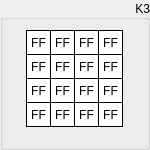
  <widget class="QGroupBox" name="groupK3">
   <property name="geometry">
    <rect>
     <x>470</x>
     <y>0</y>
     <width>150</width>
     <height>150</height>
    </rect>
   </property>
   <property name="sizePolicy">
    <sizepolicy hsizetype="Fixed" vsizetype="Fixed">
     <horstretch>0</horstretch>
     <verstretch>0</verstretch>
    </sizepolicy>
   </property>
   <property name="styleSheet">
    <string notr="true"/>
   </property>
   <property name="title">
    <string>K3</string>
   </property>
   <property name="alignment">
    <set>Qt::AlignRight|Qt::AlignTrailing|Qt::AlignVCenter</set>
   </property>
   <widget class="QLabel" name="k3byte15">
    <property name="enabled">
     <bool>true</bool>
    </property>
    <property name="geometry">
     <rect>
      <x>98</x>
      <y>102</y>
      <width>25</width>
      <height>25</height>
     </rect>
    </property>
    <property name="sizePolicy">
     <sizepolicy hsizetype="Fixed" vsizetype="Fixed">
      <horstretch>0</horstretch>
      <verstretch>0</verstretch>
     </sizepolicy>
    </property>
    <property name="font">
     <font>
      <kerning>true</kerning>
     </font>
    </property>
    <property name="layoutDirection">
     <enum>Qt::LeftToRight</enum>
    </property>
    <property name="styleSheet">
     <string notr="true">QLabel {
	 border-width: 1px;
     border-style: solid;
     border-color: black; 
     background-color: white;
}</string>
    </property>
    <property name="text">
     <string>FF</string>
    </property>
    <property name="alignment">
     <set>Qt::AlignCenter</set>
    </property>
   </widget>
   <widget class="QLabel" name="k3byte13">
    <property name="enabled">
     <bool>true</bool>
    </property>
    <property name="geometry">
     <rect>
      <x>98</x>
      <y>54</y>
      <width>25</width>
      <height>25</height>
     </rect>
    </property>
    <property name="sizePolicy">
     <sizepolicy hsizetype="Fixed" vsizetype="Fixed">
      <horstretch>0</horstretch>
      <verstretch>0</verstretch>
     </sizepolicy>
    </property>
    <property name="font">
     <font>
      <kerning>true</kerning>
     </font>
    </property>
    <property name="layoutDirection">
     <enum>Qt::LeftToRight</enum>
    </property>
    <property name="styleSheet">
     <string notr="true">QLabel {
	 border-width: 1px;
     border-style: solid;
     border-color: black; 
     background-color: white;
}</string>
    </property>
    <property name="text">
     <string>FF</string>
    </property>
    <property name="alignment">
     <set>Qt::AlignCenter</set>
    </property>
   </widget>
   <widget class="QLabel" name="k3byte14">
    <property name="enabled">
     <bool>true</bool>
    </property>
    <property name="geometry">
     <rect>
      <x>98</x>
      <y>78</y>
      <width>25</width>
      <height>25</height>
     </rect>
    </property>
    <property name="sizePolicy">
     <sizepolicy hsizetype="Fixed" vsizetype="Fixed">
      <horstretch>0</horstretch>
      <verstretch>0</verstretch>
     </sizepolicy>
    </property>
    <property name="font">
     <font>
      <kerning>true</kerning>
     </font>
    </property>
    <property name="layoutDirection">
     <enum>Qt::LeftToRight</enum>
    </property>
    <property name="styleSheet">
     <string notr="true">QLabel {
	 border-width: 1px;
     border-style: solid;
     border-color: black; 
     background-color: white;
}</string>
    </property>
    <property name="text">
     <string>FF</string>
    </property>
    <property name="alignment">
     <set>Qt::AlignCenter</set>
    </property>
   </widget>
   <widget class="QLabel" name="k3byte06">
    <property name="enabled">
     <bool>true</bool>
    </property>
    <property name="geometry">
     <rect>
      <x>50</x>
      <y>78</y>
      <width>25</width>
      <height>25</height>
     </rect>
    </property>
    <property name="sizePolicy">
     <sizepolicy hsizetype="Fixed" vsizetype="Fixed">
      <horstretch>0</horstretch>
      <verstretch>0</verstretch>
     </sizepolicy>
    </property>
    <property name="font">
     <font>
      <kerning>true</kerning>
     </font>
    </property>
    <property name="layoutDirection">
     <enum>Qt::LeftToRight</enum>
    </property>
    <property name="styleSheet">
     <string notr="true">QLabel {
	 border-width: 1px;
     border-style: solid;
     border-color: black; 
     background-color: white;
}</string>
    </property>
    <property name="text">
     <string>FF</string>
    </property>
    <property name="alignment">
     <set>Qt::AlignCenter</set>
    </property>
   </widget>
   <widget class="QLabel" name="k3byte04">
    <property name="enabled">
     <bool>true</bool>
    </property>
    <property name="geometry">
     <rect>
      <x>50</x>
      <y>30</y>
      <width>25</width>
      <height>25</height>
     </rect>
    </property>
    <property name="sizePolicy">
     <sizepolicy hsizetype="Fixed" vsizetype="Fixed">
      <horstretch>0</horstretch>
      <verstretch>0</verstretch>
     </sizepolicy>
    </property>
    <property name="font">
     <font>
      <kerning>true</kerning>
     </font>
    </property>
    <property name="layoutDirection">
     <enum>Qt::LeftToRight</enum>
    </property>
    <property name="styleSheet">
     <string notr="true">QLabel {
	 border-width: 1px;
     border-style: solid;
     border-color: black; 
     background-color: white;
}</string>
    </property>
    <property name="text">
     <string>FF</string>
    </property>
    <property name="alignment">
     <set>Qt::AlignCenter</set>
    </property>
   </widget>
   <widget class="QLabel" name="k3byte02">
    <property name="enabled">
     <bool>true</bool>
    </property>
    <property name="geometry">
     <rect>
      <x>26</x>
      <y>78</y>
      <width>25</width>
      <height>25</height>
     </rect>
    </property>
    <property name="sizePolicy">
     <sizepolicy hsizetype="Fixed" vsizetype="Fixed">
      <horstretch>0</horstretch>
      <verstretch>0</verstretch>
     </sizepolicy>
    </property>
    <property name="font">
     <font>
      <kerning>true</kerning>
     </font>
    </property>
    <property name="layoutDirection">
     <enum>Qt::LeftToRight</enum>
    </property>
    <property name="styleSheet">
     <string notr="true">QLabel {
	 border-width: 1px;
     border-style: solid;
     border-color: black; 
     background-color: white;
}</string>
    </property>
    <property name="text">
     <string>FF</string>
    </property>
    <property name="alignment">
     <set>Qt::AlignCenter</set>
    </property>
   </widget>
   <widget class="QLabel" name="k3byte10">
    <property name="enabled">
     <bool>true</bool>
    </property>
    <property name="geometry">
     <rect>
      <x>74</x>
      <y>78</y>
      <width>25</width>
      <height>25</height>
     </rect>
    </property>
    <property name="sizePolicy">
     <sizepolicy hsizetype="Fixed" vsizetype="Fixed">
      <horstretch>0</horstretch>
      <verstretch>0</verstretch>
     </sizepolicy>
    </property>
    <property name="font">
     <font>
      <kerning>true</kerning>
     </font>
    </property>
    <property name="layoutDirection">
     <enum>Qt::LeftToRight</enum>
    </property>
    <property name="styleSheet">
     <string notr="true">QLabel {
	 border-width: 1px;
     border-style: solid;
     border-color: black; 
     background-color: white;
}</string>
    </property>
    <property name="text">
     <string>FF</string>
    </property>
    <property name="alignment">
     <set>Qt::AlignCenter</set>
    </property>
   </widget>
   <widget class="QLabel" name="k3byte09">
    <property name="enabled">
     <bool>true</bool>
    </property>
    <property name="geometry">
     <rect>
      <x>74</x>
      <y>54</y>
      <width>25</width>
      <height>25</height>
     </rect>
    </property>
    <property name="sizePolicy">
     <sizepolicy hsizetype="Fixed" vsizetype="Fixed">
      <horstretch>0</horstretch>
      <verstretch>0</verstretch>
     </sizepolicy>
    </property>
    <property name="font">
     <font>
      <kerning>true</kerning>
     </font>
    </property>
    <property name="layoutDirection">
     <enum>Qt::LeftToRight</enum>
    </property>
    <property name="styleSheet">
     <string notr="true">QLabel {
	 border-width: 1px;
     border-style: solid;
     border-color: black; 
     background-color: white;
}</string>
    </property>
    <property name="text">
     <string>FF</string>
    </property>
    <property name="alignment">
     <set>Qt::AlignCenter</set>
    </property>
   </widget>
   <widget class="QLabel" name="k3byte01">
    <property name="enabled">
     <bool>true</bool>
    </property>
    <property name="geometry">
     <rect>
      <x>26</x>
      <y>54</y>
      <width>25</width>
      <height>25</height>
     </rect>
    </property>
    <property name="sizePolicy">
     <sizepolicy hsizetype="Fixed" vsizetype="Fixed">
      <horstretch>0</horstretch>
      <verstretch>0</verstretch>
     </sizepolicy>
    </property>
    <property name="font">
     <font>
      <kerning>true</kerning>
     </font>
    </property>
    <property name="layoutDirection">
     <enum>Qt::LeftToRight</enum>
    </property>
    <property name="styleSheet">
     <string notr="true">QLabel {
	 border-width: 1px;
     border-style: solid;
     border-color: black; 
     background-color: white;
}</string>
    </property>
    <property name="text">
     <string>FF</string>
    </property>
    <property name="alignment">
     <set>Qt::AlignCenter</set>
    </property>
   </widget>
   <widget class="QLabel" name="k3byte08">
    <property name="enabled">
     <bool>true</bool>
    </property>
    <property name="geometry">
     <rect>
      <x>74</x>
      <y>30</y>
      <width>25</width>
      <height>25</height>
     </rect>
    </property>
    <property name="sizePolicy">
     <sizepolicy hsizetype="Fixed" vsizetype="Fixed">
      <horstretch>0</horstretch>
      <verstretch>0</verstretch>
     </sizepolicy>
    </property>
    <property name="font">
     <font>
      <kerning>true</kerning>
     </font>
    </property>
    <property name="layoutDirection">
     <enum>Qt::LeftToRight</enum>
    </property>
    <property name="styleSheet">
     <string notr="true">QLabel {
	 border-width: 1px;
     border-style: solid;
     border-color: black; 
     background-color: white;
}</string>
    </property>
    <property name="text">
     <string>FF</string>
    </property>
    <property name="alignment">
     <set>Qt::AlignCenter</set>
    </property>
   </widget>
   <widget class="QLabel" name="k3byte00">
    <property name="enabled">
     <bool>true</bool>
    </property>
    <property name="geometry">
     <rect>
      <x>26</x>
      <y>30</y>
      <width>25</width>
      <height>25</height>
     </rect>
    </property>
    <property name="sizePolicy">
     <sizepolicy hsizetype="Fixed" vsizetype="Fixed">
      <horstretch>0</horstretch>
      <verstretch>0</verstretch>
     </sizepolicy>
    </property>
    <property name="font">
     <font>
      <kerning>true</kerning>
     </font>
    </property>
    <property name="layoutDirection">
     <enum>Qt::LeftToRight</enum>
    </property>
    <property name="styleSheet">
     <string notr="true">QLabel {
	 border-width: 1px;
     border-style: solid;
     border-color: black; 
     background-color: white;
}</string>
    </property>
    <property name="text">
     <string>FF</string>
    </property>
    <property name="alignment">
     <set>Qt::AlignCenter</set>
    </property>
    <property name="wordWrap">
     <bool>false</bool>
    </property>
   </widget>
   <widget class="QLabel" name="k3byte07">
    <property name="enabled">
     <bool>true</bool>
    </property>
    <property name="geometry">
     <rect>
      <x>50</x>
      <y>102</y>
      <width>25</width>
      <height>25</height>
     </rect>
    </property>
    <property name="sizePolicy">
     <sizepolicy hsizetype="Fixed" vsizetype="Fixed">
      <horstretch>0</horstretch>
      <verstretch>0</verstretch>
     </sizepolicy>
    </property>
    <property name="font">
     <font>
      <kerning>true</kerning>
     </font>
    </property>
    <property name="layoutDirection">
     <enum>Qt::LeftToRight</enum>
    </property>
    <property name="styleSheet">
     <string notr="true">QLabel {
	 border-width: 1px;
     border-style: solid;
     border-color: black; 
     background-color: white;
}</string>
    </property>
    <property name="text">
     <string>FF</string>
    </property>
    <property name="alignment">
     <set>Qt::AlignCenter</set>
    </property>
   </widget>
   <widget class="QLabel" name="k3byte12">
    <property name="enabled">
     <bool>true</bool>
    </property>
    <property name="geometry">
     <rect>
      <x>98</x>
      <y>30</y>
      <width>25</width>
      <height>25</height>
     </rect>
    </property>
    <property name="sizePolicy">
     <sizepolicy hsizetype="Fixed" vsizetype="Fixed">
      <horstretch>0</horstretch>
      <verstretch>0</verstretch>
     </sizepolicy>
    </property>
    <property name="font">
     <font>
      <kerning>true</kerning>
     </font>
    </property>
    <property name="layoutDirection">
     <enum>Qt::LeftToRight</enum>
    </property>
    <property name="styleSheet">
     <string notr="true">QLabel {
	 border-width: 1px;
     border-style: solid;
     border-color: black; 
     background-color: white;
}</string>
    </property>
    <property name="text">
     <string>FF</string>
    </property>
    <property name="alignment">
     <set>Qt::AlignCenter</set>
    </property>
   </widget>
   <widget class="QLabel" name="k3byte03">
    <property name="enabled">
     <bool>true</bool>
    </property>
    <property name="geometry">
     <rect>
      <x>26</x>
      <y>102</y>
      <width>25</width>
      <height>25</height>
     </rect>
    </property>
    <property name="sizePolicy">
     <sizepolicy hsizetype="Fixed" vsizetype="Fixed">
      <horstretch>0</horstretch>
      <verstretch>0</verstretch>
     </sizepolicy>
    </property>
    <property name="font">
     <font>
      <kerning>true</kerning>
     </font>
    </property>
    <property name="layoutDirection">
     <enum>Qt::LeftToRight</enum>
    </property>
    <property name="styleSheet">
     <string notr="true">QLabel {
	 border-width: 1px;
     border-style: solid;
     border-color: black; 
     background-color: white;
}</string>
    </property>
    <property name="text">
     <string>FF</string>
    </property>
    <property name="alignment">
     <set>Qt::AlignCenter</set>
    </property>
   </widget>
   <widget class="QLabel" name="k3byte11">
    <property name="enabled">
     <bool>true</bool>
    </property>
    <property name="geometry">
     <rect>
      <x>74</x>
      <y>102</y>
      <width>25</width>
      <height>25</height>
     </rect>
    </property>
    <property name="sizePolicy">
     <sizepolicy hsizetype="Fixed" vsizetype="Fixed">
      <horstretch>0</horstretch>
      <verstretch>0</verstretch>
     </sizepolicy>
    </property>
    <property name="font">
     <font>
      <kerning>true</kerning>
     </font>
    </property>
    <property name="layoutDirection">
     <enum>Qt::LeftToRight</enum>
    </property>
    <property name="styleSheet">
     <string notr="true">QLabel {
	 border-width: 1px;
     border-style: solid;
     border-color: black; 
     background-color: white;
}</string>
    </property>
    <property name="text">
     <string>FF</string>
    </property>
    <property name="alignment">
     <set>Qt::AlignCenter</set>
    </property>
   </widget>
   <widget class="QLabel" name="k3byte05">
    <property name="enabled">
     <bool>true</bool>
    </property>
    <property name="geometry">
     <rect>
      <x>50</x>
      <y>54</y>
      <width>25</width>
      <height>25</height>
     </rect>
    </property>
    <property name="sizePolicy">
     <sizepolicy hsizetype="Fixed" vsizetype="Fixed">
      <horstretch>0</horstretch>
      <verstretch>0</verstretch>
     </sizepolicy>
    </property>
    <property name="font">
     <font>
      <kerning>true</kerning>
     </font>
    </property>
    <property name="layoutDirection">
     <enum>Qt::LeftToRight</enum>
    </property>
    <property name="styleSheet">
     <string notr="true">QLabel {
	 border-width: 1px;
     border-style: solid;
     border-color: black; 
     background-color: white;
}</string>
    </property>
    <property name="text">
     <string>FF</string>
    </property>
    <property name="alignment">
     <set>Qt::AlignCenter</set>
    </property>
   </widget>
  </widget>
